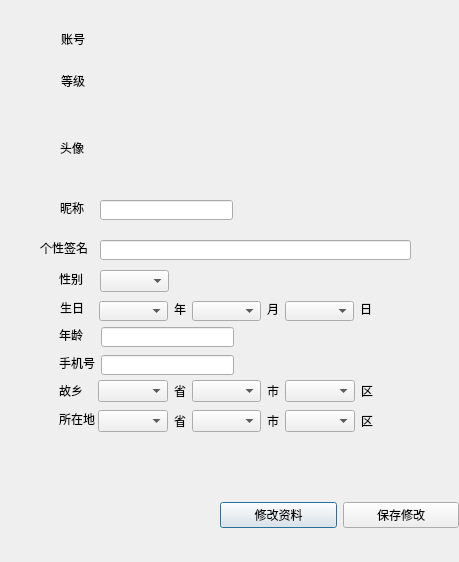
<?xml version="1.0" encoding="UTF-8"?>
<ui version="4.0">
 <class>UserInfo</class>
 <widget class="QDialog" name="UserInfo">
  <property name="geometry">
   <rect>
    <x>0</x>
    <y>0</y>
    <width>459</width>
    <height>562</height>
   </rect>
  </property>
  <property name="windowTitle">
   <string>个人资料</string>
  </property>
  <widget class="QWidget" name="horizontalLayoutWidget">
   <property name="geometry">
    <rect>
     <x>220</x>
     <y>470</y>
     <width>239</width>
     <height>91</height>
    </rect>
   </property>
   <layout class="QHBoxLayout" name="horizontalLayout">
    <item>
     <widget class="QPushButton" name="EditButton">
      <property name="text">
       <string>修改资料</string>
      </property>
      <property name="flat">
       <bool>false</bool>
      </property>
     </widget>
    </item>
    <item>
     <widget class="QPushButton" name="SaveButton">
      <property name="text">
       <string>保存修改</string>
      </property>
     </widget>
    </item>
   </layout>
  </widget>
  <widget class="QComboBox" name="YearCombo">
   <property name="geometry">
    <rect>
     <x>99</x>
     <y>301</y>
     <width>69</width>
     <height>20</height>
    </rect>
   </property>
  </widget>
  <widget class="QLabel" name="label_14">
   <property name="geometry">
    <rect>
     <x>174</x>
     <y>301</y>
     <width>16</width>
     <height>16</height>
    </rect>
   </property>
   <property name="text">
    <string>年</string>
   </property>
  </widget>
  <widget class="QComboBox" name="MonthCombo">
   <property name="geometry">
    <rect>
     <x>192</x>
     <y>301</y>
     <width>69</width>
     <height>20</height>
    </rect>
   </property>
  </widget>
  <widget class="QLabel" name="label_15">
   <property name="geometry">
    <rect>
     <x>267</x>
     <y>301</y>
     <width>16</width>
     <height>16</height>
    </rect>
   </property>
   <property name="text">
    <string>月</string>
   </property>
  </widget>
  <widget class="QComboBox" name="DateCombo">
   <property name="geometry">
    <rect>
     <x>285</x>
     <y>301</y>
     <width>69</width>
     <height>20</height>
    </rect>
   </property>
  </widget>
  <widget class="QLabel" name="label_16">
   <property name="geometry">
    <rect>
     <x>360</x>
     <y>301</y>
     <width>16</width>
     <height>16</height>
    </rect>
   </property>
   <property name="text">
    <string>日</string>
   </property>
  </widget>
  <widget class="QLabel" name="label_2">
   <property name="geometry">
    <rect>
     <x>40</x>
     <y>240</y>
     <width>48</width>
     <height>16</height>
    </rect>
   </property>
   <property name="text">
    <string>个性签名</string>
   </property>
  </widget>
  <widget class="QLabel" name="label_4">
   <property name="geometry">
    <rect>
     <x>59</x>
     <y>271</y>
     <width>24</width>
     <height>16</height>
    </rect>
   </property>
   <property name="text">
    <string>性别</string>
   </property>
  </widget>
  <widget class="QLabel" name="label_6">
   <property name="geometry">
    <rect>
     <x>59</x>
     <y>327</y>
     <width>24</width>
     <height>16</height>
    </rect>
   </property>
   <property name="text">
    <string>年龄</string>
   </property>
  </widget>
  <widget class="QLabel" name="label_9">
   <property name="geometry">
    <rect>
     <x>59</x>
     <y>411</y>
     <width>36</width>
     <height>16</height>
    </rect>
   </property>
   <property name="text">
    <string>所在地</string>
   </property>
  </widget>
  <widget class="QLabel" name="label_7">
   <property name="geometry">
    <rect>
     <x>59</x>
     <y>355</y>
     <width>36</width>
     <height>16</height>
    </rect>
   </property>
   <property name="text">
    <string>手机号</string>
   </property>
  </widget>
  <widget class="QLineEdit" name="SignEdit">
   <property name="geometry">
    <rect>
     <x>100</x>
     <y>240</y>
     <width>311</width>
     <height>20</height>
    </rect>
   </property>
   <property name="text">
    <string/>
   </property>
  </widget>
  <widget class="QLineEdit" name="PhoneEdit">
   <property name="geometry">
    <rect>
     <x>101</x>
     <y>355</y>
     <width>133</width>
     <height>20</height>
    </rect>
   </property>
  </widget>
  <widget class="QLineEdit" name="AgeEdit">
   <property name="geometry">
    <rect>
     <x>101</x>
     <y>327</y>
     <width>133</width>
     <height>20</height>
    </rect>
   </property>
  </widget>
  <widget class="QLabel" name="label_8">
   <property name="geometry">
    <rect>
     <x>59</x>
     <y>383</y>
     <width>24</width>
     <height>16</height>
    </rect>
   </property>
   <property name="text">
    <string>故乡</string>
   </property>
  </widget>
  <widget class="QLabel" name="label_5">
   <property name="geometry">
    <rect>
     <x>60</x>
     <y>300</y>
     <width>24</width>
     <height>16</height>
    </rect>
   </property>
   <property name="text">
    <string>生日</string>
   </property>
  </widget>
  <widget class="QLabel" name="lvLabel">
   <property name="geometry">
    <rect>
     <x>130</x>
     <y>70</y>
     <width>76</width>
     <height>22</height>
    </rect>
   </property>
   <property name="text">
    <string/>
   </property>
  </widget>
  <widget class="QLabel" name="AccountList">
   <property name="geometry">
    <rect>
     <x>130</x>
     <y>30</y>
     <width>60</width>
     <height>16</height>
    </rect>
   </property>
   <property name="text">
    <string/>
   </property>
  </widget>
  <widget class="QLabel" name="label">
   <property name="geometry">
    <rect>
     <x>61</x>
     <y>73</y>
     <width>24</width>
     <height>16</height>
    </rect>
   </property>
   <property name="text">
    <string>等级</string>
   </property>
  </widget>
  <widget class="QLabel" name="label_12">
   <property name="geometry">
    <rect>
     <x>60</x>
     <y>140</y>
     <width>24</width>
     <height>16</height>
    </rect>
   </property>
   <property name="text">
    <string>头像</string>
   </property>
  </widget>
  <widget class="QLabel" name="label_3">
   <property name="geometry">
    <rect>
     <x>61</x>
     <y>31</y>
     <width>24</width>
     <height>16</height>
    </rect>
   </property>
   <property name="text">
    <string>账号</string>
   </property>
  </widget>
  <widget class="QPushButton" name="FaceButton">
   <property name="geometry">
    <rect>
     <x>120</x>
     <y>120</y>
     <width>72</width>
     <height>68</height>
    </rect>
   </property>
   <property name="text">
    <string/>
   </property>
   <property name="iconSize">
    <size>
     <width>60</width>
     <height>60</height>
    </size>
   </property>
   <property name="flat">
    <bool>true</bool>
   </property>
  </widget>
  <widget class="QLabel" name="label_11">
   <property name="geometry">
    <rect>
     <x>99</x>
     <y>371</y>
     <width>16</width>
     <height>16</height>
    </rect>
   </property>
   <property name="text">
    <string/>
   </property>
   <property name="pixmap">
    <pixmap>:/C:/Users/Wang/Desktop/Image/t01eb0ee49bbc2a79ea.jpg</pixmap>
   </property>
  </widget>
  <widget class="QWidget" name="layoutWidget">
   <property name="geometry">
    <rect>
     <x>98</x>
     <y>380</y>
     <width>275</width>
     <height>22</height>
    </rect>
   </property>
   <layout class="QHBoxLayout" name="horizontalLayout_2">
    <item>
     <widget class="QComboBox" name="HomeP"/>
    </item>
    <item>
     <widget class="QLabel" name="label_18">
      <property name="text">
       <string>省</string>
      </property>
     </widget>
    </item>
    <item>
     <widget class="QComboBox" name="HomeC"/>
    </item>
    <item>
     <widget class="QLabel" name="label_19">
      <property name="text">
       <string>市</string>
      </property>
     </widget>
    </item>
    <item>
     <widget class="QComboBox" name="HomeL"/>
    </item>
    <item>
     <widget class="QLabel" name="label_20">
      <property name="text">
       <string>区</string>
      </property>
     </widget>
    </item>
   </layout>
  </widget>
  <widget class="QWidget" name="layoutWidget">
   <property name="geometry">
    <rect>
     <x>98</x>
     <y>410</y>
     <width>275</width>
     <height>22</height>
    </rect>
   </property>
   <layout class="QHBoxLayout" name="horizontalLayout_3">
    <item>
     <widget class="QComboBox" name="LocalP"/>
    </item>
    <item>
     <widget class="QLabel" name="label_21">
      <property name="text">
       <string>省</string>
      </property>
     </widget>
    </item>
    <item>
     <widget class="QComboBox" name="LocalC"/>
    </item>
    <item>
     <widget class="QLabel" name="label_22">
      <property name="text">
       <string>市</string>
      </property>
     </widget>
    </item>
    <item>
     <widget class="QComboBox" name="LocalL"/>
    </item>
    <item>
     <widget class="QLabel" name="label_23">
      <property name="text">
       <string>区</string>
      </property>
     </widget>
    </item>
   </layout>
  </widget>
  <widget class="QLabel" name="label_13">
   <property name="geometry">
    <rect>
     <x>60</x>
     <y>200</y>
     <width>24</width>
     <height>16</height>
    </rect>
   </property>
   <property name="text">
    <string>昵称</string>
   </property>
  </widget>
  <widget class="QLineEdit" name="NameEdit">
   <property name="geometry">
    <rect>
     <x>100</x>
     <y>200</y>
     <width>133</width>
     <height>20</height>
    </rect>
   </property>
  </widget>
  <widget class="QComboBox" name="SexCombo">
   <property name="geometry">
    <rect>
     <x>100</x>
     <y>270</y>
     <width>69</width>
     <height>22</height>
    </rect>
   </property>
  </widget>
  <zorder>layoutWidget</zorder>
  <zorder>layoutWidget</zorder>
  <zorder>label_11</zorder>
  <zorder>horizontalLayoutWidget</zorder>
  <zorder>YearCombo</zorder>
  <zorder>label_14</zorder>
  <zorder>MonthCombo</zorder>
  <zorder>label_15</zorder>
  <zorder>DateCombo</zorder>
  <zorder>label_16</zorder>
  <zorder>label_2</zorder>
  <zorder>label_4</zorder>
  <zorder>label_6</zorder>
  <zorder>label_9</zorder>
  <zorder>label_7</zorder>
  <zorder>SignEdit</zorder>
  <zorder>PhoneEdit</zorder>
  <zorder>AgeEdit</zorder>
  <zorder>label_8</zorder>
  <zorder>label_5</zorder>
  <zorder>lvLabel</zorder>
  <zorder>AccountList</zorder>
  <zorder>label</zorder>
  <zorder>label_12</zorder>
  <zorder>label_3</zorder>
  <zorder>FaceButton</zorder>
  <zorder>label_13</zorder>
  <zorder>NameEdit</zorder>
  <zorder>SexCombo</zorder>
 </widget>
 <resources/>
 <connections/>
</ui>
